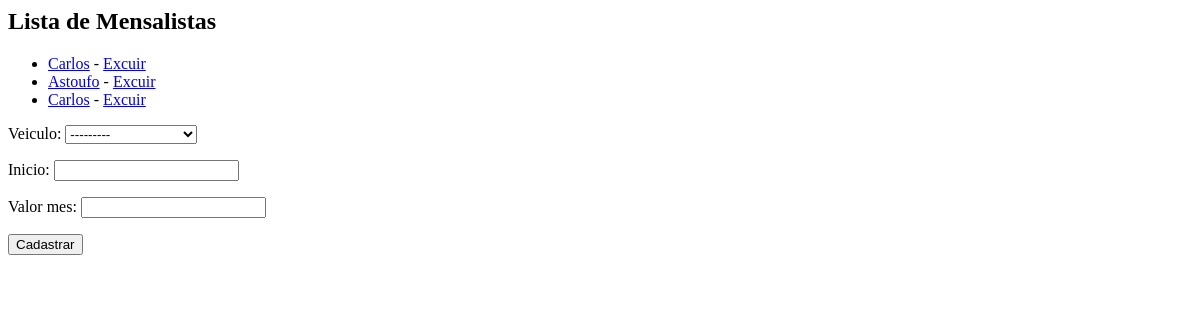
Before: /core/mensalistas/ with the older database file.
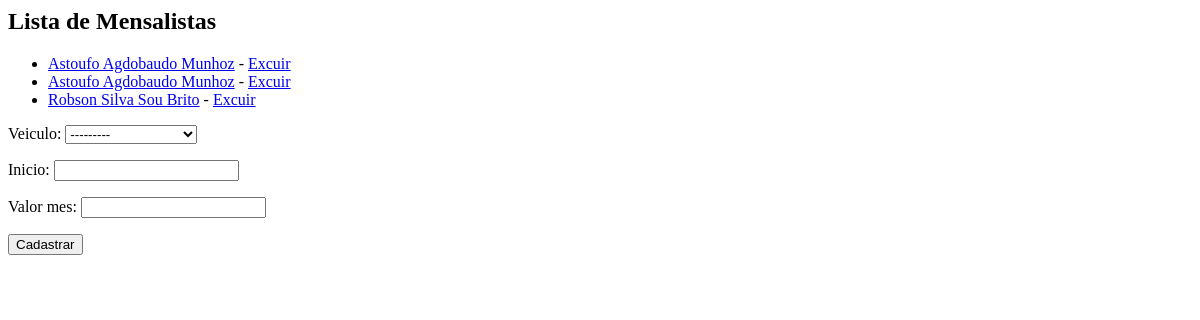
After: the same page with the newer database file.
### core/models.py (models this page shows, shortened)
class Mensalista(models.Model):
    veiculo = models.ForeignKey(Veiculo, on_delete=models.CASCADE)
    inicio = models.DateField()
    valor_mes = models.DecimalField(max_digits=6, decimal_places=2)

class Veiculo(models.Model):
    proprietario = models.ForeignKey(Pessoa, on_delete=models.CASCADE)
    marca = models.ForeignKey(Marca, on_delete=models.CASCADE)
    modelo = models.CharField(max_length=60)
    placa = models.CharField(max_length=8)
    cor = models.CharField(max_length=20)
    observacoes = models.TextField('Observações', null=True, blank=True)
    def __str__(self):
        return self.modelo + ' '+ self.placa

class Pessoa(models.Model):
    nome = models.CharField(max_length=60)
    telefone = models.CharField(max_length=20)
    endereco = models.CharField(max_length=200)

### core/views.py (the view)
# urls.py: path('mensalistas/', views.lista_mensalistas, name='lista_mensalistas'),
def lista_mensalistas(request):
    mesalistas = models.Mensalista.objects.all()
    form = forms.MensalistaForm()
    context_data = {'mensalistas':mesalistas, 'form': form}
    return render(request, 'core/lista-mensalistas.html', context_data)

### core/forms.py
class MensalistaForm(forms.ModelForm):
    class Meta:
        fields = ('__all__')
        model = models.Mensalista

### core/templates/core/lista-mensalistas.html (shortened to what this page needs)
<h2>Lista de Mensalistas</h2>
<ul>
    {% for mensalista in mensalistas %}
        <li>
            <a href="{% url 'core:mensalista_update' mensalista.id %}"> {{ mensalista.veiculo.proprietario.nome}}</a> -
            <a href="{% url 'core:mensalista_delete' mensalista.id %}">Excuir</a>
        </li>
    {% endfor %}
</ul>
<form action="{% url 'core:mensalista_novo' %}" method="post">
    {{form.as_p}}
    <input type="submit" value="Cadastrar">
</form>

Changed rows visible on the page:
changed Mensalista (number 1 of 3 on the later page): veiculo.proprietario.nome "Carlos" → "Astoufo Agdobaudo Munhoz"
changed through a linked row, Mensalista (number 2 of 3 on the later page): veiculo.proprietario.nome "Astoufo" → "Astoufo Agdobaudo Munhoz"
changed Mensalista: veiculo.proprietario.nome "Carlos" → "Robson Silva Sou Brito"
